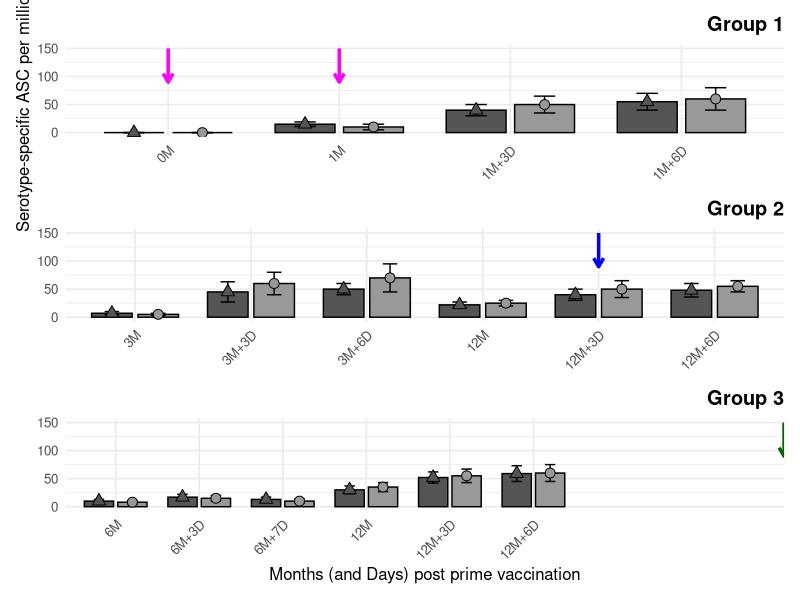

Reproduce this figure in R.
# Load libraries
library(ggplot2)
library(dplyr)
library(patchwork)
library(cowplot)

# Read CSV using base R
data <- read.csv("asc_mock_data.csv", stringsAsFactors = FALSE)

# Set time_point as factor with proper levels for ordering
data$time_point <- factor(data$time_point, levels = c(
  "0M", "1M", "1M+3D", "1M+6D",
  "3M", "3M+3D", "3M+6D",
  "6M", "6M+3D", "6M+7D",
  "12M", "12M+3D", "12M+6D"
))

# Shape and fill definitions
strain_shapes <- c("O1M" = 21, "Asia1" = 24)
strain_fills  <- c("O1M" = "#999999", "Asia1" = "#555555")

# Plot function per group
plot_group <- function(group_label, arrow_x = NULL, arrow_label = NULL, arrow_color = "black") {
  group_data <- data %>% filter(group == group_label)

  p <- ggplot(group_data, aes(x = time_point, y = asc_count, fill = strain, shape = strain)) +
    geom_col(position = position_dodge(width = 0.8), color = "black", width = 0.7) +
    geom_errorbar(aes(ymin = asc_count - sd, ymax = asc_count + sd),
                  position = position_dodge(width = 0.8), width = 0.25) +
    geom_point(position = position_dodge(width = 0.8), size = 3, color = "black") +
    scale_shape_manual(values = strain_shapes) +
    scale_fill_manual(values = strain_fills) +
    ylim(0, 150) +
    labs(
      y = if (group_label == "Group 1") "Serotype-specific ASC per million cells" else NULL,
      x = if (group_label == "Group 3") "Months (and Days) post prime vaccination" else NULL
    ) +
    ggtitle(group_label) +
    theme_minimal(base_size = 12) +
    theme(
      axis.text.x = element_text(angle = 45, hjust = 1),
      plot.title = element_text(hjust = 1, face = "bold"),
      legend.position = "none"
    )

  # Add optional arrow and label
  if (!is.null(arrow_x) && !is.null(arrow_label)) {
    p <- p +
      annotate("segment", x = arrow_x, xend = arrow_x, y = 150, yend = 90,
               arrow = arrow(length = unit(0.25, "cm")), color = arrow_color, size = 1.2) +
      annotate("text", x = arrow_x, y = 155, label = arrow_label, angle = 45, hjust = 0)
  }

  return(p)
}

# Create plots with annotations
p1 <- plot_group("Group 1", arrow_x = 1, arrow_label = "Prime", arrow_color = "magenta") +
      annotate("segment", x = 2, xend = 2, y = 150, yend = 90,
               arrow = arrow(length = unit(0.25, "cm")), color = "magenta", size = 1.2) +
      annotate("text", x = 2, y = 155, label = "Boost", angle = 45, hjust = 0)

p2 <- plot_group("Group 2", arrow_x = 5, arrow_label = "Boost", arrow_color = "blue")
p3 <- plot_group("Group 3", arrow_x = 9, arrow_label = "Boost", arrow_color = "darkgreen")

# Combine plots vertically
final_plot <- p1 / p2 / p3 + plot_layout(heights = c(1, 1, 1))

# Optional: Add legend using cowplot
legend_plot <- ggplot(data, aes(x = time_point, y = asc_count, fill = strain, shape = strain)) +
  geom_point() +
  scale_shape_manual(values = strain_shapes) +
  scale_fill_manual(values = strain_fills) +
  theme_void() +
  theme(legend.position = "bottom")

legend <- cowplot::get_legend(legend_plot)

# Save the figure
ggsave("ASC_combined_group_plot.pdf", plot = final_plot, width = 12, height = 12, dpi = 600)

# # Print to viewer
# print(final_plot)